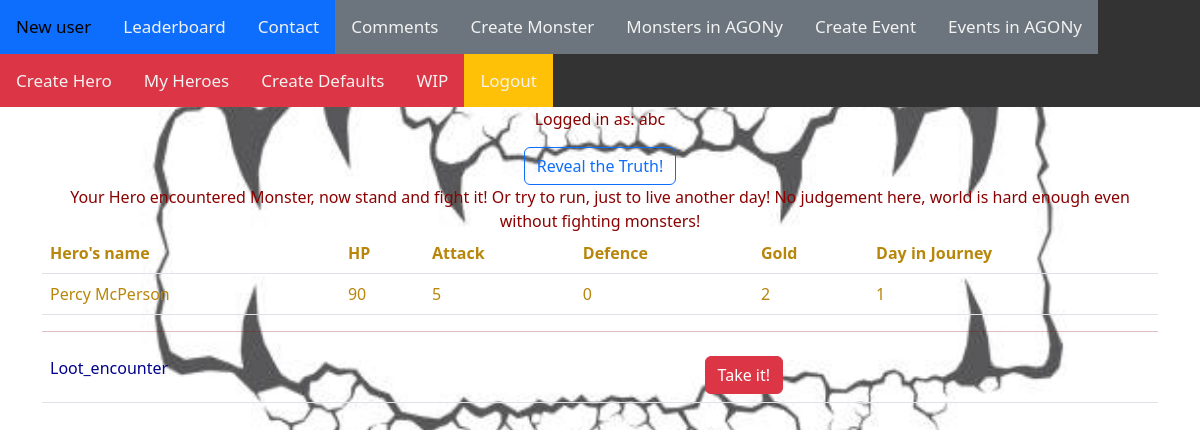
The page /AGONy_journey_detail/1/ (signed in) on the database its author committed.
### AGONy/models.py (models this page shows, shortened)
class Event(models.Model):
    EVENT_TYPE = [
        (0, 'Monster Encounter'),
        (1, 'Loot Encounter'), # gold/items
        (2, 'Trap Encounter'), #damage
        (3, 'Empty Encounter'),  # beautiful views and so on.
        (4, 'Ambush - fight'), #fight with creature with no option of running away
        (5, 'Visitable place'), #visitable place - crypt/monster lair with high possiblity of hi-level creature and hi-end loot
        (6, 'Healing Encounter') #ust like a trap encounter - but beneficial
    ]
    name = models.CharField(max_length=100, default='Event')
    event_description = models.CharField(max_length=200, null=True, blank=True)
    event_type = models.IntegerField(choices=EVENT_TYPE, default=0)
    event_event_image = models.ManyToManyField(EventImage, through='EventEventImage', blank=True, null=True)
    event_AI_description = models.ForeignKey(EventAIDescription, on_delete=models.CASCADE, blank=True, null=True)

class Journey(models.Model):
    hero = models.ForeignKey(Hero, on_delete=models.CASCADE)
    day = models.IntegerField()
    day_visited = models.BooleanField(default=False)
    event = models.ManyToManyField(CurrentEvent, through='CurrentEventInJourney')
    next_day = models.ForeignKey("Journey", on_delete=models.SET_NULL, null=True, related_name='prev')

class Hero(models.Model):
    RACE = [
        (0, "Human"),
        (1, "Elf"),
        (2, "Dwarf"),
    ]
    name = models.CharField(max_length=50, unique=True)
    race = models.IntegerField(choices=RACE, default=0)
    hp = models.IntegerField(default=100)
    attack = models.IntegerField(default=5)
    defence = models.IntegerField(default=0)
    backstory = models.TextField(blank=True, default='')
    gold = models.IntegerField(default=0)
    owner = models.ForeignKey(User, on_delete=models.CASCADE, null=True)

class CurrentEvent(models.Model):
    current_event = models.ForeignKey(Event, on_delete=models.CASCADE)
    @property
    def event_name(self):
        return self.current_event.name
    @property
    def event_description(self):
        return self.current_event.event_description
    @property
    def event_type(self):
        return self.current_event.event_type

### AGONy/views_mechanicus.py (the view, shortened to what this page needs)
# urls.py: path('AGONy_journey_detail/<int:pk>/', JourneyDetailView.as_view(), name='AGONy_journey_detail'),
class JourneyDetailView(LoginRequiredMixin, View):
    def get(self, request, pk):
        journey = get_object_or_404(Journey, pk=pk)
        if journey.next_day is None:
            journey.next_day = Journey.objects.create(hero=journey.hero, day=journey.day + 1)
        event = CurrentEvent.objects.latest('id')
        print(event.event_description)
        input_text = f"What a beautiful day! Something happens, let's see what: brave hero {journey.hero.name} journeys into unknown. Then the magic happens. {event.event_description}"""
        input_text2 = f"write absurd, fantasy story as journal entry given this description: My dearest diary! It is {journey.day}th day of my quest to earn fame and glory! New day comes. New challenges. Hope I, the {journey.hero.name}, am ready for what comes next and I'm ready for these adventures! Maybe one day I will be remembered as a legend? Let's find out!. Meanwhile, today's adventure: {event.event_description}"""
        context = event.event_description
        """JourneyEntry.objects.create(hero=journey.hero.name, day=journey.day,
                                    event_type=event_type.event.event_type, day_description_original=input_text2,
                                    day_description_by_AI=context)"""
        return render(request, 'agony_journey_detail.html', {'journey': journey, 'context': context})

### templates/agony_journey_detail.html (shortened to what this page needs)
{% extends 'agony_base.html' %}
{% block content %}
    <div>
        {{ context }}
    </div>
    <table class="table" style="color:darkgoldenrod">
        <tr>
            <th>Hero's name</th>
            <th>HP</th>
            <th>Attack</th>
            <th>Defence</th>
            <th>Gold</th>
            <th>Day in Journey</th>
        </tr>
        <tr>
            <td>{{ journey.hero.name }}</td>
            <td>{{ journey.hero.hp }}</td>
            <td>{{ journey.hero.attack }}</td>
            <td>{{ journey.hero.defence }}</td>
            <td>{{ journey.hero.gold }}</td>
            <td>{{ journey.day }}</td>
        </tr>
    </table>
    <hr>
    <table class="table" style="color:darkblue">
    {% for currentEvent in journey.event.all %}
            <tr>
                <td>{{ currentEvent.event_name }}</td>
                {% if currentEvent.event_type is 1 %}
                    <td><a class='btn btn-danger' id='Take_loot' title="Great! You found something valauble! Now grab it!"
                           href="{% url 'AGONy_found_something' journey.next_day.id %}">Take it!</a></td>
                {% endif %}
            </tr>
        {% endfor %}
    </table>
{% endblock %}

### templates/agony_base.html (shortened to what this page needs)
{% load static %}
<!doctype html>
<html lang="en">
<head>
    <link href="{% static 'bootstrap-5.2.2-dist/css/bootstrap.css' %}" rel="stylesheet">
    <link href="{% static 'my_nav_bar.css' %}" rel="stylesheet">
</head>
<body style="background-image: url('{% static "dungeon_entrance_2.jpg" %}'); background-position: center ; background-repeat: no-repeat; background-size: 1200px 900px">
<div class="topnav">
    <a class="bg-primary" href="{% url 'AGONy_create_user' %}"> New user</a>
    <a class="bg-primary" href="{% url 'AGONy_hero_list' %}">Leaderboard</a>
    <a class="bg-primary" href="{% url 'AGONy_contact' %}">Contact</a>
    {% if user.is_authenticated %}
    <a class="bg-secondary" href="{% url 'AGONy_comment_list' %}">Comments</a>
    <a class="bg-secondary" href="{% url 'AGONy_create_monster' %}">Create Monster</a>
    <a class="bg-secondary" href="{% url 'AGONy_monster_list' %}">Monsters in AGONy</a>
    <a class="bg-secondary" href="{% url 'AGONy_create_event' %}">Create Event</a>
    <a class="bg-secondary" href="{% url 'AGONy_event_list' %}">Events in AGONy</a>
    {% endif %}
    {% if user.is_authenticated %}
        <a class="bg-danger" href="{% url 'AGONy_create_hero' %}"> Create Hero</a>
        <a class="bg-danger" href="{% url 'AGONy_my_hero_list' %}">My Heroes</a>
        <a class="bg-danger" href="{% url 'AGONy_create_defaults' %}">Create Defaults</a>
        <a class="bg-danger" href="{% url 'AGONy_WIP' %}"> WIP </a>
        <a class="bg-warning" href="{% url 'AGONy_logout' %}">Logout</a>
    {% else %}
        <a class="bg-warning" href="{% url 'AGONy_login' %}">Login</a>
    {% endif %}
</div>
<div class="container" style="color: darkred" align="center">
    {%  if user.is_authenticated %}
        <p>Logged in as: {{ user.username }}</p>
    {% endif %}
    <div class="btn btn-outline-primary" id="Reveal_button" title="Truth will set you free!">Reveal the Truth!</div>
    {% block content %}{% endblock %}
</div>
</body>
</html>

### AGONy/static/my_nav_bar.css (style rules this page uses)
.topnav { overflow: hidden; background-color: #333; }
.topnav a { float: left; color: #f2f2f2; text-align: center; padding: 14px 16px; text-decoration: none; font-size: 17px; }

### rows shown on the page
Event: event_description "Your Hero encountered Monster, now stand and fight it! Or try to run, just to live another day! No judgement here, world is hard enough even without fighting monsters!"
Journey: hero.name "Percy McPerson", hero.hp "90", hero.attack "5", hero.defence "0", hero.gold "2", day "1"
CurrentEvent: event_name "Loot_encounter", shows "Take it!"

### other values the page prints
{{ user.username }} "abc"
